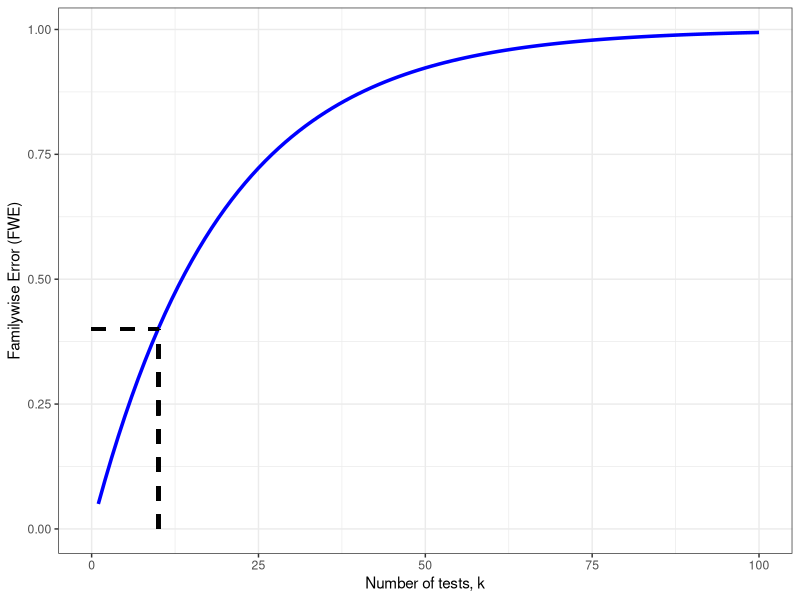

This chart was generated by the following R code:
## ---- chunk 1
list_of_packages<-c("tidyverse","kableExtra","knitr","MASS")
new.packages <- list_of_packages[!(list_of_packages %in% installed.packages()[,"Package"])]
if(length(new.packages))install.packages(new.packages,dependencies = TRUE)

library(tidyverse)
library(kableExtra)
library(knitr)
library(MASS)
library(dplyr)
library(gtools) #for permutations
library(flextable)

## ---- chunk 2
k <- seq(1:100)
FWE <- (1-(1-0.05)^k)
fwe_dat<-data.frame(FWE=FWE,k=k)
ggplot(data=fwe_dat,aes(k,FWE,type="l"))+geom_line(size=1.2,colour="blue")+theme_bw()+geom_segment(aes(x=10,y=0,xend=10,yend=0.4),linetype="dashed",size=1.2)+geom_segment(aes(x=0,y=0.4,xend=10,yend=0.4),linetype="dashed",size=1.2)+xlab("Number of tests, k")+ylab("Familywise Error (FWE)")

## ---- chunk 3
options(kableExtra.html.bsTable = T)
meff<-read.csv('Meff_alphas.csv')
meff<-meff[,c(1,2,4,6,8,10,12)]
knitr::kable(meff,escape = F, align = "c", booktabs = T, caption = 'Adjusted alphas for multiple (N) correlated variables to achieve false positive rate of 1 in 20') %>%
  kable_styling(c("striped", "bordered"), latex_options = "striped", full_width = F) %>%
  column_spec(1:1, bold = T) %>%
  column_spec(1:7,width = "9em") %>%
  add_header_above(c(" ","N outcomes" = 6))
